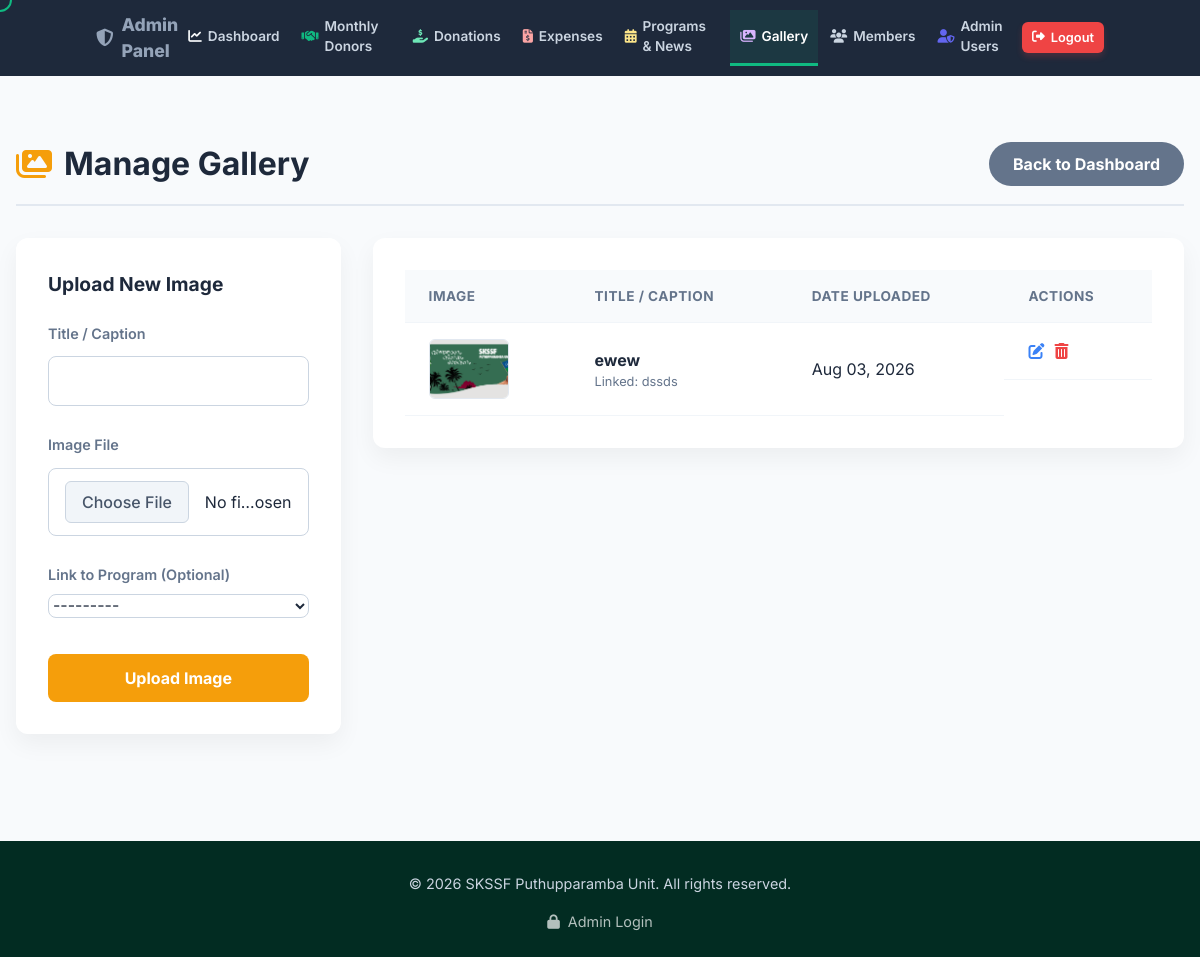
Before: /manage/gallery/ (signed in) with the older database file.
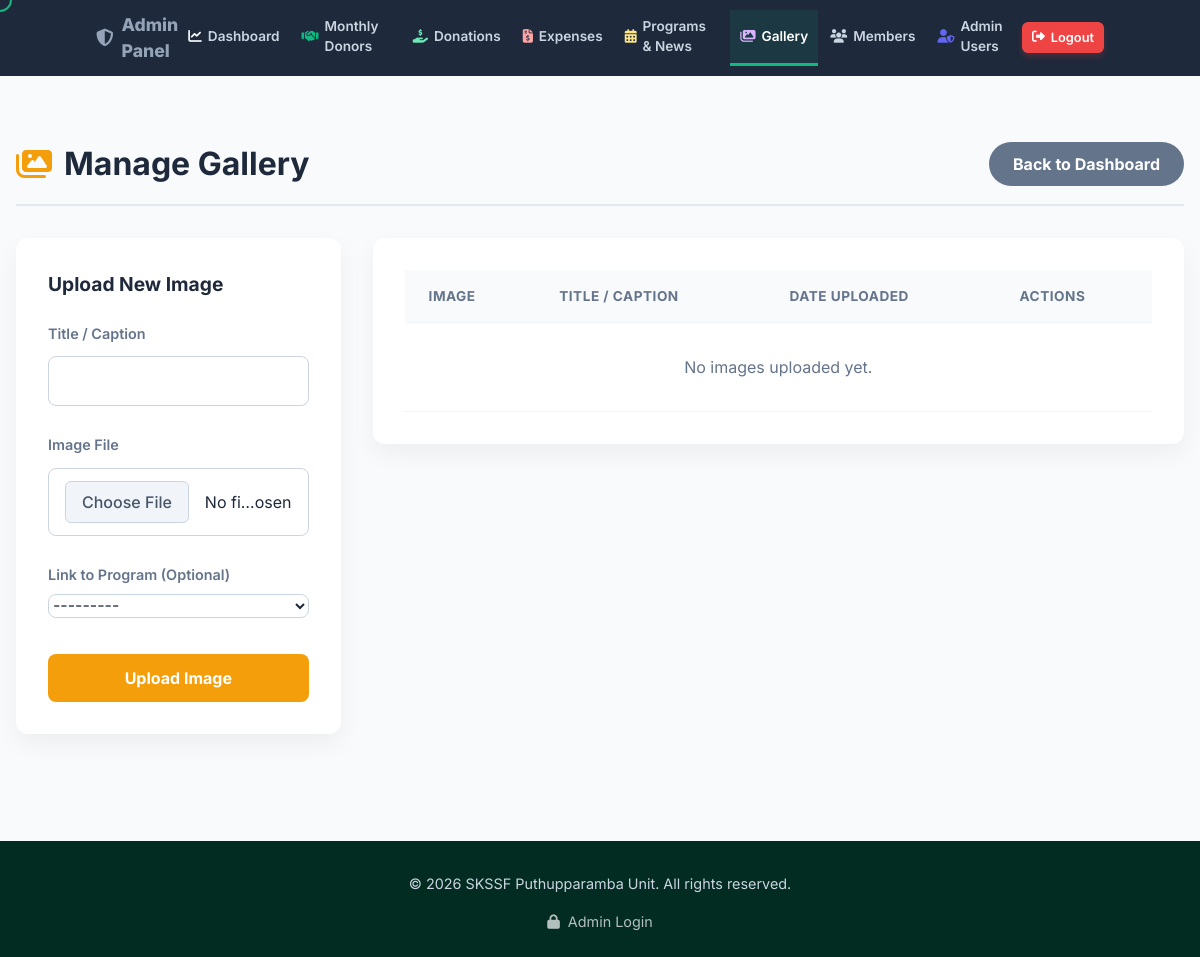
After: the same page with the newer database file.
### portal/models.py (models this page shows, shortened)
class Gallery(models.Model):
    title = models.CharField(max_length=255)
    image = models.ImageField(upload_to='gallery/')
    program = models.ForeignKey(Program, on_delete=models.SET_NULL, null=True, blank=True, related_name='gallery_images')
    date_uploaded = models.DateTimeField(auto_now_add=True)

class Program(models.Model):
    PROGRAM_TYPES = (
        ('weekly', 'Weekly Dars'),
        ('monthly', 'Monthly Meeting'),
        ('relief', 'Relief Activity'),
        ('class', 'Islamic Class'),
        ('youth', 'Youth Program'),
        ('news', 'News / Announcement'),
        ('other', 'Other'),
    )
    title = models.CharField(max_length=255)
    description = models.TextField()
    program_type = models.CharField(max_length=20, choices=PROGRAM_TYPES, default='other')
    date = models.DateField()
    time = models.TimeField(null=True, blank=True)
    venue = models.CharField(max_length=255, null=True, blank=True)
    banner = models.ImageField(upload_to='programs/', null=True, blank=True)
    is_upcoming = models.BooleanField(default=True)
    class Meta:
        ordering = ['-date']
    def __str__(self):
        return self.title

### portal/views.py (the view)
# urls.py: path('manage/gallery/', views.manage_gallery, name='manage_gallery'),
@staff_member_required(login_url='/login/')
def manage_gallery(request):
    if request.method == 'POST':
        form = GalleryForm(request.POST, request.FILES)
        if form.is_valid():
            form.save()
            messages.success(request, 'Image added to gallery!')
            return redirect('manage_gallery')
    else:
        form = GalleryForm()
    images = Gallery.objects.all().order_by('-date_uploaded')
    return render(request, 'manage_gallery.html', {'form': form, 'images': images})

### portal/forms.py
class GalleryForm(forms.ModelForm):
    class Meta:
        model = Gallery
        fields = ['title', 'image', 'program']
        widgets = {
            'title': forms.TextInput(attrs={'class': 'form-control'}),
            'image': forms.FileInput(attrs={'class': 'form-control'}),
            'program': forms.Select(attrs={'class': 'form-control'}),
        }

### templates/manage_gallery.html (shortened to what the changed rows need)
{% extends 'base.html' %}
{% block content %}
<div class="py-16 bg-slate-50 min-h-[80vh]">
    <div class="container mx-auto px-4 max-w-[1200px]">
        <div class="flex flex-col md:flex-row md:justify-between md:items-center mb-8 pb-4 border-b-2 border-slate-200 gap-4">
            <h1 class="text-[1.5rem] md:text-[2rem] text-textmain flex items-center gap-3 m-0 font-bold"><i class="fas fa-images text-[#f59e0b]"></i> Manage Gallery</h1>
        </div>
        <div class="grid grid-cols-1 md:grid-cols-[1fr_2.5fr] gap-8 items-start">
            <div class="bg-white p-6 md:p-8 rounded-xl shadow-[0_10px_25px_rgba(0,0,0,0.05)] md:sticky md:top-8">
                <h2 class="text-[1.2rem] text-textmain mb-6 font-bold">Upload New Image</h2>
            </div>
            <div class="bg-white p-6 md:p-8 rounded-xl shadow-[0_10px_25px_rgba(0,0,0,0.05)] overflow-hidden">
                <div class="block w-full overflow-x-auto whitespace-nowrap">
                    <table class="w-full border-collapse">
                        <thead>
                            <tr>
                                <th class="p-4 md:px-6 md:py-4 text-left bg-slate-50 font-bold text-textmuted uppercase text-[0.85rem] tracking-[0.5px] border-b border-slate-100">Image</th>
                                <th class="p-4 md:px-6 md:py-4 text-left bg-slate-50 font-bold text-textmuted uppercase text-[0.85rem] tracking-[0.5px] border-b border-slate-100">Title / Caption</th>
                                <th class="p-4 md:px-6 md:py-4 text-left bg-slate-50 font-bold text-textmuted uppercase text-[0.85rem] tracking-[0.5px] border-b border-slate-100">Date Uploaded</th>
                                <th class="p-4 md:px-6 md:py-4 text-left bg-slate-50 font-bold text-textmuted uppercase text-[0.85rem] tracking-[0.5px] border-b border-slate-100">Actions</th>
                            </tr>
                        </thead>
                        <tbody>
                            {% for img in images %}
                            <tr class="hover:bg-slate-50 transition-colors">
                                <td class="p-4 md:px-6 md:py-4 text-left border-b border-slate-100"><img src="{{ img.image.url }}" class="w-[80px] h-[60px] object-cover rounded-md border border-slate-200" alt="{{ img.title }}" loading="lazy"></td>
                                <td class="p-4 md:px-6 md:py-4 text-left border-b border-slate-100">
                                    <div class="font-bold text-textmain">{{ img.title }}</div>
                                    {% if img.program %}<div class="text-[0.8rem] text-textmuted">Linked: {{ img.program.title }}</div>{% endif %}
                                </td>
                                <td class="p-4 md:px-6 md:py-4 text-left border-b border-slate-100">{{ img.date_uploaded|date:"M d, Y" }}</td>
                                <td class="p-4 md:px-6 md:py-4 text-left border-b border-slate-100 flex gap-2.5">
                                    <a href="{% url 'edit_gallery' img.pk %}" class="text-blue-500 transition-colors hover:text-blue-700" title="Edit"><i class="fas fa-edit"></i></a>
                                    <a href="{% url 'delete_gallery' img.pk %}" class="text-red-500 transition-colors hover:text-red-700" title="Delete"><i class="fas fa-trash-alt"></i></a>
                                </td>
                            </tr>
                            {% empty %}
                            <tr>
                                <td colspan="4" class="text-center text-textmuted p-8 border-b border-slate-100">No images uploaded yet.</td>
                            </tr>
                            {% endfor %}
                        </tbody>
                    </table>
                </div>
            </div>
        </div>
    </div>
</div>
{% endblock %}

Changed rows visible on the page:
removed Gallery: image (picture), title "ewew", program "dssds", date_uploaded "Aug 03, 2026"
Other visible differences:
text now shown: "No images uploaded yet."
